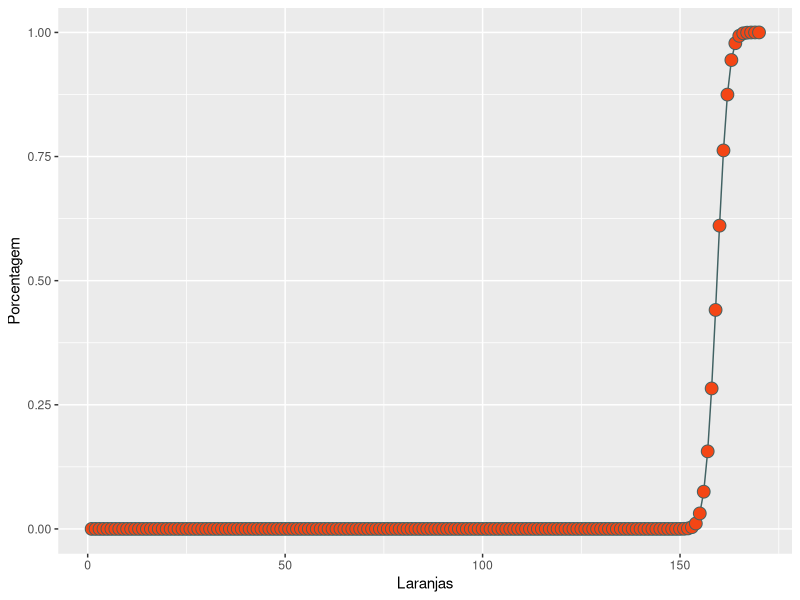

Generate this figure with R:
#carregamento bibliotecas
require(data.table)
require(ggplot2)

liters = 13; #quantidade de litros que gostaria de produzir
juice = c(66,85,76,72,109); #suco produzido em ml por cada laranja da amostragem
trials = 100000; #quantidade da simulações
squeezes = 170; #quantidade de espremidas
count = 1; #contador para o loop

dt <- data.table(NULL); # inicializando o data table e vetores
squeeze_x <- NULL;
next_squeeze <- NULL;

#semana 1
next_squeeze = sample(juice,trials,replace=T);
dt <- cbind(dt, next_squeeze); # adicionando a simulação como nova coluna na tabela
names(dt)[count] <- paste("squeeze",count,sep="_"); # definição do nome da coluna

#simulação
while (count < squeezes)
{
  count = count + 1;
  squeeze_x = sample(juice,trials,replace=T); #nova simulação
  next_squeeze = next_squeeze + squeeze_x; #soma os valores
  dt <- cbind(dt, next_squeeze); #adicionando a simulação como nova coluna na tabela
  names(dt)[count] <- paste("squeeze",count,sep="_"); #definição do nome da coluna
}
dt <- dt/1000; #conversão para litros

dt_output <- data.table(NULL); #inicializando o data table do resultado
count = 0; #contador para o loop

#marcação dos resultados
while (count < squeezes)
{
  count = count + 1;
  column_name = paste("squeeze",count,sep="_"); #nome da coluna
  count_next_squeeze = sum(dt[,column_name,with=F] > liters); #conto quantas vezes a quantidade de suco produzida foi maior que a desejada
  dt_output <- cbind(dt_output, count_next_squeeze); #adicionando o resultado como nova coluna na tabela
  names(dt_output)[count] <- paste("squeeze",count,sep="_"); #definição do nome da coluna
}

dt_output <- dt_output/trials; #conversão do valor para porcentagem
dt_output <- as.numeric(dt_output); #conversão para exibição do gráfico

#exibição do resultado
Laranjas <- 1:170
Porcentagem <- dt_output[1:170]
df <- data.frame(Laranjas,Porcentagem)

ggplot(df, aes(x=Laranjas, y=Porcentagem)) +
  geom_line( color="#416263") +
    geom_point(shape=21, color="#416263", fill="#F44615", size=4)

dt_output[155:165]